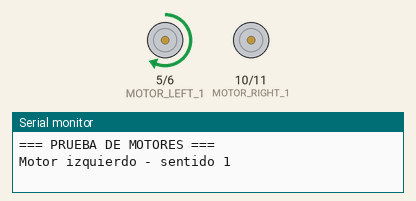
A sketch run on a simulated Arduino Uno, built with avr-gcc and run on an emulated ATmega328P. Parts: motor-driver pin pairs drawn as motors (green arrow = first pin HIGH = forward, orange = second pin HIGH = backward, longer = more drive), the last lines printed to the serial monitor.

Above: at 3.5 s.
At 5.5 s:
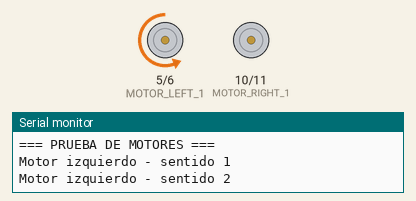
At 7.5 s:
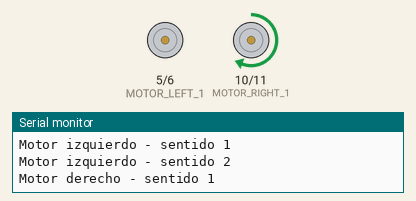
At 11.5 s:
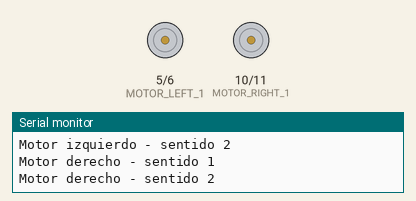
Timing chart, 0 to 16.0 s (numbered marks = the images above):
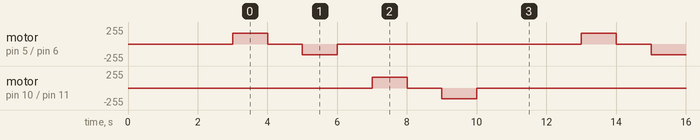

Measured:
- by itself, motor on pin 5 (MOTOR_LEFT_1) / pin 6 (MOTOR_LEFT_2), motor on pin 10 (MOTOR_RIGHT_1) / pin 11 (MOTOR_RIGHT_2): repeats every 10.0 s: stopped 1.0 s, backward 160/255 1.0 s, stopped 7.0 s, forward 160/255 1.0 s

The sketch:

prueba_motores.ino
```cpp
/*
  Mini Sumo Dojo
  Prueba individual de motores
  Tarjeta Azimov Team
*/

#define MOTOR_LEFT_1  5
#define MOTOR_LEFT_2  6

#define MOTOR_RIGHT_1 10
#define MOTOR_RIGHT_2 11

int velocidad = 160;

void detener() {
  analogWrite(MOTOR_LEFT_1, 0);
  analogWrite(MOTOR_LEFT_2, 0);
  analogWrite(MOTOR_RIGHT_1, 0);
  analogWrite(MOTOR_RIGHT_2, 0);
}

void setup() {
  Serial.begin(9600);

  pinMode(MOTOR_LEFT_1, OUTPUT);
  pinMode(MOTOR_LEFT_2, OUTPUT);
  pinMode(MOTOR_RIGHT_1, OUTPUT);
  pinMode(MOTOR_RIGHT_2, OUTPUT);

  detener();

  Serial.println("=== PRUEBA DE MOTORES ===");
  delay(3000);
}

void loop() {

  Serial.println("Motor izquierdo - sentido 1");

  analogWrite(MOTOR_LEFT_1, velocidad);
  analogWrite(MOTOR_LEFT_2, 0);

  delay(1000);
  detener();
  delay(1000);

  Serial.println("Motor izquierdo - sentido 2");

  analogWrite(MOTOR_LEFT_1, 0);
  analogWrite(MOTOR_LEFT_2, velocidad);

  delay(1000);
  detener();
  delay(1000);

  Serial.println("Motor derecho - sentido 1");

  analogWrite(MOTOR_RIGHT_1, velocidad);
  analogWrite(MOTOR_RIGHT_2, 0);

  delay(1000);
  detener();
  delay(1000);

  Serial.println("Motor derecho - sentido 2");

  analogWrite(MOTOR_RIGHT_1, 0);
  analogWrite(MOTOR_RIGHT_2, velocidad);

  delay(1000);
  detener();
  delay(3000);
}
```
